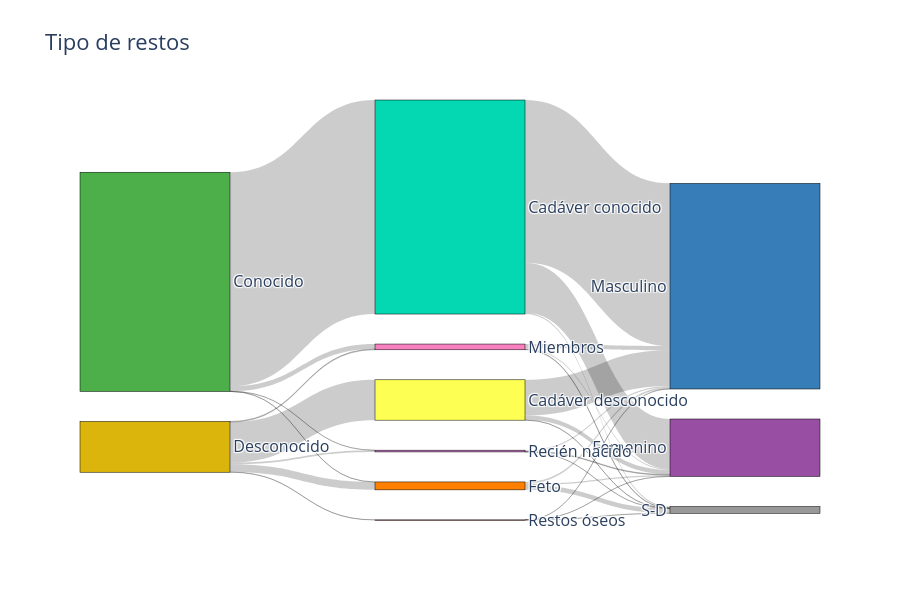

Write notebook code for a chart like this one.
### Markdown cell above
#### Des/conocido, tipo restos, sexo (aluvial)

Relación entre variables categóricas

### Code cell
import plotly.graph_objects as go

cols = ['Conocido_desconocido', 'Tipo_restos', 'Sexo']

data = df[cols].value_counts().reset_index()
data.columns = cols + ['freq']
data.head()

# Step 1: Build all unique labels
labels = pd.unique(data[cols].values.ravel()).tolist()
label_index = {l: i for i, l in enumerate(labels)}
label_colors = [dic_color.get(label, 'lightgray') for label in labels]

# Step 2: Create source-target pairs
links = list()
for s,t in zip(cols, cols[1:]):
    link = data.groupby([s,t])['freq'].sum().reset_index()
    link['source'] = link[s].map(label_index)
    link['target'] = link[t].map(label_index)
    links.append( link[['source','target','freq']] )
    
links = pd.concat(links)
links.head()

# Step 3: Build the Sankey diagram
fig = go.Figure(data=[go.Sankey(
    node=dict(
        pad=30,
        thickness=150,
        line=dict(color="black", width=0.5),
        label=labels,
        color=label_colors
    ),
    link=dict(
        source=links['source'],
        target=links['target'],
        value=links['freq']
    )
)])

fig.update_layout(title_text="Tipo de restos", 
                  width=900,height=600,
                  font_size=16)
fig.show()

#import plotly.io as pio
#pio.write_image(fig, "imagenes/BO_Sankey_Conocido+Tipo+Sexo.svg", format='svg')

### Figure 1 — Plotly figure (JSON) as saved in the notebook; plotly's stock layout.template omitted (floating-point values rounded to 4 significant figures)
{"data": [{"link": {"source": [0, 0, 0, 0, 0, 0, 4, 4, 4, 4, 4, 4, 7, 7, 7, 7, 7, 7, 1, 1, 1, 5, 5, 5, 9, 9, 9, 6, 6, 6, 8, 8, 8, 10, 10, 10], "target": [1, 5, 9, 6, 8, 10, 1, 5, 9, 6, 8, 10, 1, 5, 9, 6, 8, 10, 3, 2, 7, 3, 2, 7, 3, 2, 7, 3, 2, 7, 3, 2, 7, 3, 2, 7], "value": [76756, 0, 31, 31, 1795, 0, 0, 14479, 602, 2813, 270, 48, 0, 0, 0, 0, 0, 0, 17923, 58337, 496, 1580, 12845, 54, 251, 379, 3, 462, 662, 1720, 384, 1511, 170, 1, 7, 40]}, "node": {"color": ["#4daf4a", "#04d8b2", "#377eb8", "#984ea3", "#dbb40c", "#fdff52", "#ff7f00", "#999999", "#f781bf", "#c875c4", "#c85a53"], "label": ["Conocido", "Cadáver conocido", "Masculino", "Femenino", "Desconocido", "Cadáver desconocido", "Feto", "S-D", "Miembros", "Recién nacido", "Restos óseos"], "line": {"color": "black", "width": 0.5}, "pad": 30, "thickness": 150}, "type": "sankey"}], "layout": {"font": {"size": 16}, "height": 600, "title": {"text": "Tipo de restos"}, "width": 900}}
